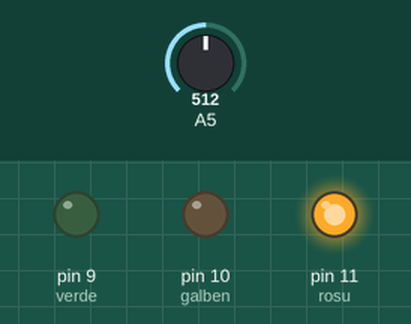
Recording of a sketch running on a simulated Arduino Uno, built with avr-gcc and run on an emulated ATmega328P. Shown: output pins drawn as LEDs (lit = HIGH). Inputs (shaded band) come from the test bench; at power-on: A5 = 512.

Above: at 1.2 s.
1.3 s: A5 set to 1014
2.8 s: A5 set to 1023
At 3.6 s:
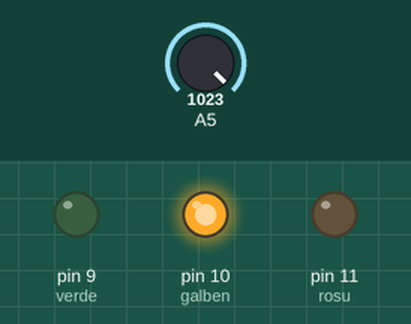
At 4.6 s:
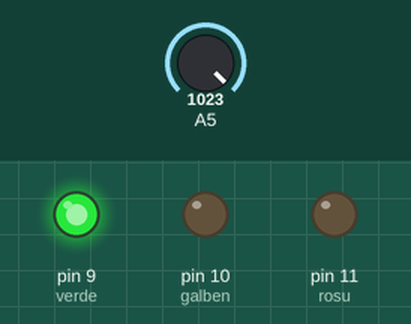
5.3 s: A5 set to 900
At 8.8 s:
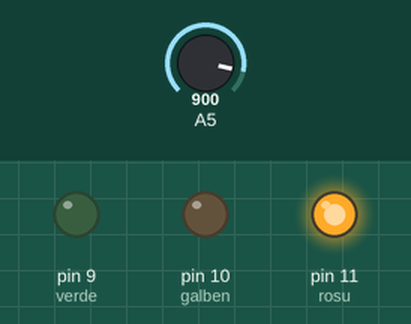
Timing chart, 0 to 10.3 s (numbered marks = the images above; inputs shaded):
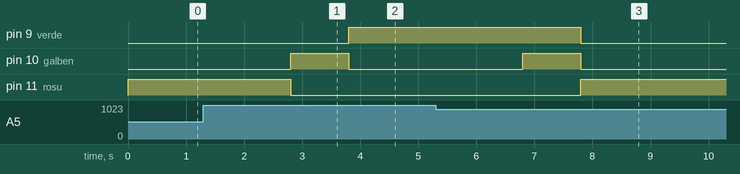

The sketch:

Semafor_01.ino
```cpp
int rosu = 11;
int galben = 10;
int verde = 9;

void setup() {
  pinMode(rosu, OUTPUT);
  pinMode(galben, OUTPUT);
  pinMode(verde, OUTPUT);
  digitalWrite(rosu, HIGH);

}

void loop() {
  if (analogRead(5) >= 1023) {
    digitalWrite(rosu, LOW);
    digitalWrite(galben, HIGH);
    delay(1000);
    digitalWrite(verde, HIGH);
    digitalWrite(galben, LOW);
    delay(3000);
    digitalWrite(galben, HIGH);
    delay(1000);
    digitalWrite(verde, LOW);
    digitalWrite(galben, LOW);
    digitalWrite(rosu, HIGH);
  }
}
```

Measured:
- the behaviour switches between 1022 and 1023 on A5 (found by bisection; images 0 and 1)
- after the input at 1.3 s, every drawn part: stays the same
- after the input at 2.8 s, pin 9 (verde): LOW → HIGH after 1.0 s; pin 10 (galben): LOW → HIGH at once, → LOW 1.0 s later; pin 11 (rosu): HIGH → LOW at once
- after the input at 5.3 s, pin 9 (verde): goes on until 7.8 s, then stays LOW; pin 11 (rosu): LOW → HIGH after 2.5 s
